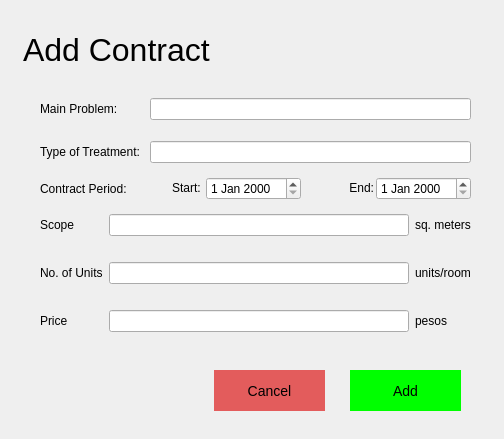
<?xml version="1.0" encoding="UTF-8"?>
<ui version="4.0">
 <class>Dialog</class>
 <widget class="QDialog" name="Dialog">
  <property name="geometry">
   <rect>
    <x>0</x>
    <y>0</y>
    <width>504</width>
    <height>439</height>
   </rect>
  </property>
  <property name="windowTitle">
   <string>Dialog</string>
  </property>
  <widget class="QPushButton" name="cancelBtn">
   <property name="geometry">
    <rect>
     <x>214</x>
     <y>370</y>
     <width>111</width>
     <height>41</height>
    </rect>
   </property>
   <property name="styleSheet">
    <string notr="true">QPushButton{
border: none;
background-color: #E35C5C;
font-size: 14px;
}

QPushButton:hover{
	background-color: rgb(211, 79, 79);
	
}</string>
   </property>
   <property name="text">
    <string>Cancel</string>
   </property>
  </widget>
  <widget class="QPushButton" name="addBtn">
   <property name="geometry">
    <rect>
     <x>350</x>
     <y>370</y>
     <width>111</width>
     <height>41</height>
    </rect>
   </property>
   <property name="styleSheet">
    <string notr="true">QPushButton{border: none;
background-color: rgb(0, 255, 0);
font-size: 14px;
}

QPushButton:hover{
	background-color: #5CE371
}</string>
   </property>
   <property name="text">
    <string>Add</string>
   </property>
  </widget>
  <widget class="QLabel" name="label_17">
   <property name="geometry">
    <rect>
     <x>20</x>
     <y>10</y>
     <width>251</width>
     <height>81</height>
    </rect>
   </property>
   <property name="lineWidth">
    <number>0</number>
   </property>
   <property name="text">
    <string>&lt;html&gt;&lt;head/&gt;&lt;body&gt;&lt;p&gt;&lt;span style=&quot; font-size:24pt;&quot;&gt;Add Contract&lt;/span&gt;&lt;/p&gt;&lt;/body&gt;&lt;/html&gt;</string>
   </property>
   <property name="scaledContents">
    <bool>false</bool>
   </property>
   <property name="indent">
    <number>3</number>
   </property>
  </widget>
  <widget class="QWidget" name="">
   <property name="geometry">
    <rect>
     <x>40</x>
     <y>90</y>
     <width>431</width>
     <height>251</height>
    </rect>
   </property>
   <layout class="QGridLayout" name="gridLayout_3">
    <item row="0" column="0">
     <layout class="QGridLayout" name="gridLayout">
      <property name="verticalSpacing">
       <number>21</number>
      </property>
      <item row="1" column="0">
       <widget class="QLabel" name="label_2">
        <property name="text">
         <string>Type of Treatment: </string>
        </property>
       </widget>
      </item>
      <item row="1" column="1">
       <widget class="QLineEdit" name="typeInput"/>
      </item>
      <item row="0" column="1">
       <widget class="QLineEdit" name="problemInput"/>
      </item>
      <item row="0" column="0">
       <widget class="QLabel" name="label">
        <property name="text">
         <string>Main Problem:</string>
        </property>
       </widget>
      </item>
     </layout>
    </item>
    <item row="1" column="0">
     <layout class="QHBoxLayout" name="horizontalLayout">
      <property name="spacing">
       <number>2</number>
      </property>
      <item>
       <widget class="QLabel" name="label_4">
        <property name="text">
         <string>Contract Period: </string>
        </property>
       </widget>
      </item>
      <item>
       <widget class="QLabel" name="label_7">
        <property name="text">
         <string>&lt;html&gt;&lt;head/&gt;&lt;body&gt;&lt;p align=&quot;right&quot;&gt;Start: &lt;/p&gt;&lt;/body&gt;&lt;/html&gt;</string>
        </property>
       </widget>
      </item>
      <item>
       <widget class="QDateEdit" name="startInput"/>
      </item>
      <item>
       <widget class="QLabel" name="label_8">
        <property name="text">
         <string>&lt;html&gt;&lt;head/&gt;&lt;body&gt;&lt;p align=&quot;right&quot;&gt;End:&lt;/p&gt;&lt;/body&gt;&lt;/html&gt;</string>
        </property>
       </widget>
      </item>
      <item>
       <widget class="QDateEdit" name="endInput"/>
      </item>
     </layout>
    </item>
    <item row="2" column="0">
     <layout class="QGridLayout" name="gridLayout_2">
      <property name="verticalSpacing">
       <number>26</number>
      </property>
      <item row="1" column="1">
       <widget class="QLineEdit" name="unitInput"/>
      </item>
      <item row="3" column="0">
       <widget class="QLabel" name="label_3">
        <property name="text">
         <string>Price</string>
        </property>
       </widget>
      </item>
      <item row="0" column="0">
       <widget class="QLabel" name="label_5">
        <property name="text">
         <string>Scope</string>
        </property>
       </widget>
      </item>
      <item row="0" column="1">
       <widget class="QLineEdit" name="scopeInput"/>
      </item>
      <item row="1" column="0">
       <widget class="QLabel" name="label_6">
        <property name="text">
         <string>No. of Units</string>
        </property>
       </widget>
      </item>
      <item row="3" column="1">
       <widget class="QLineEdit" name="lineEdit_3"/>
      </item>
      <item row="0" column="2">
       <widget class="QLabel" name="label_9">
        <property name="text">
         <string>sq. meters</string>
        </property>
       </widget>
      </item>
      <item row="1" column="2">
       <widget class="QLabel" name="label_10">
        <property name="text">
         <string>units/room</string>
        </property>
       </widget>
      </item>
      <item row="3" column="2">
       <widget class="QLabel" name="label_11">
        <property name="text">
         <string>pesos</string>
        </property>
       </widget>
      </item>
     </layout>
    </item>
   </layout>
  </widget>
 </widget>
 <resources/>
 <connections/>
</ui>
